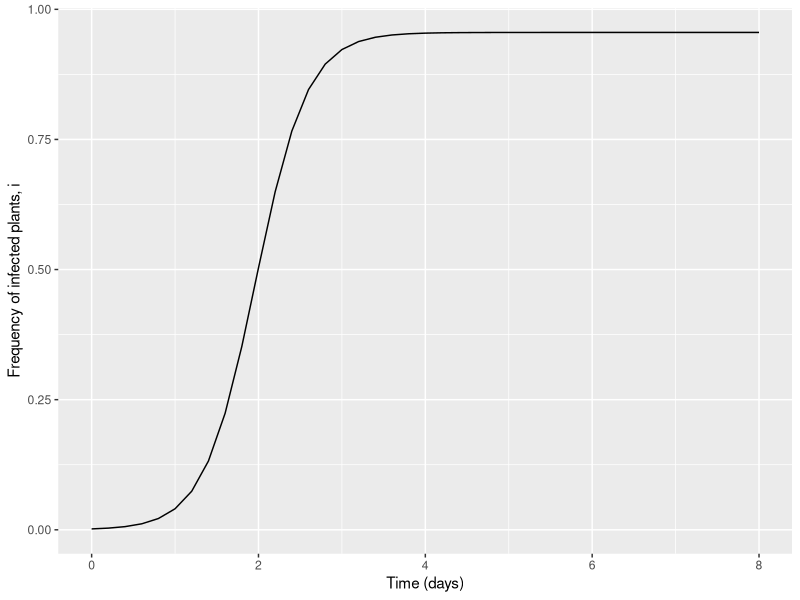
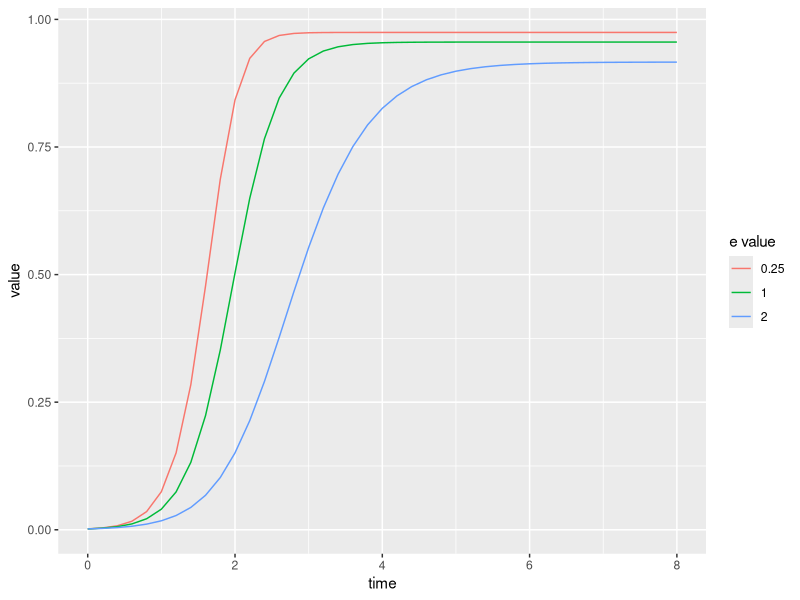
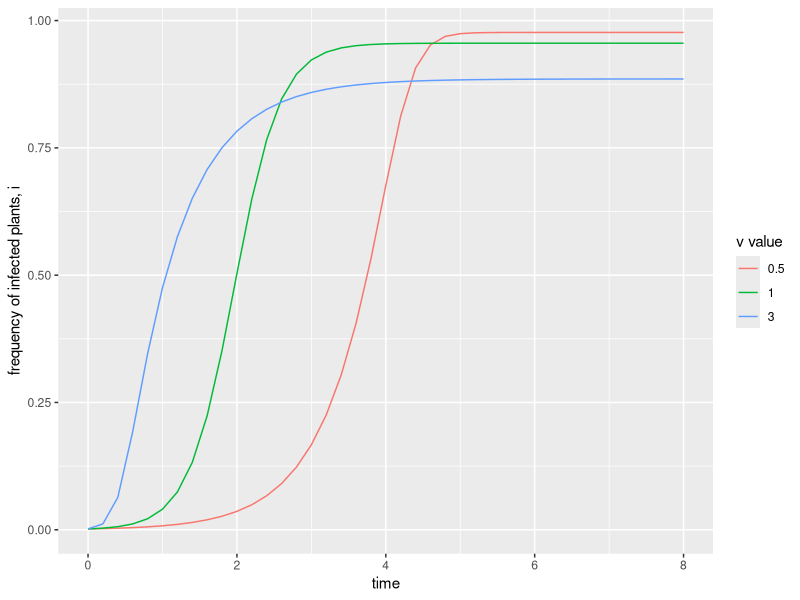

The R script that drew these images, in order:

#######################################################################
###### RECREATION OF DETERMINISTIC MODEL BY DONNELLY ET AL. 2019 ######
#######################################################################

### This version (v2) works out the equilibrium values of As and Ai to feed into
### the equation for di/dt, removing the need for As/dt and Ai/dt equations.

rm(list=ls())

# packages
library(deSolve)
library(ggplot2)
library(reshape2)
library(dplyr)

### FUNCTIONS ###

As_Ai_to_optimise <- function(aphid_pop_density, parms) {
  
  ### Function that contains the equations for As and Ai to be optimised. Will be passed to calc_A_equilibrium() 
  ### to find the equilibrium As and Ai values
  
  As <- aphid_pop_density[1]
  Ai <- aphid_pop_density[2]
  
  # define necessary parameters
  i <- parms[["i"]]
  v <- parms[["v"]]
  e <- parms[["e"]]
  a <- parms[["a"]]
  b <- parms[["b"]]
  K <- parms[["K"]]
  theta <- parms[["theta"]]
  
  # equations
  i_hat <- v*i / ((1-i) + v*i) 
  
  Fs <- (1 - i_hat) / (1 - i_hat*(1 - e)) 
  Fi <- e*i_hat / (1 - i_hat*(1 - e))
  
  # equations to be minimised
  dAs <- a*As*(1 - As/K) - b*As - theta*As*(1 - Fs) + theta*Ai*Fs*i/(1 - i)
  dAi <- a*Ai*(1 - Ai/K) - b*Ai - theta*Ai*(1 - Fi) + theta*As*Fi*(1 - i)/i
  
  return(dAs^2 + dAi^2) # return sum of squares. this way the minimum value is 0 which indicates a root (equilibrium)
}

calc_A_equilibrium_optim <- function(parms, i, n_tests) {
  
  ### Function to calculate As and Ai equilibrium by optimising As_Ai_to_optimise(). Returns vector of As
  ### then Ai value
  
  # add current value of i as a parameter
  parms["i"] <- i
  
  # run optim() many times from different starting values to find all possible equilibriums
  optim_equilibrium <- lapply(1:n_tests, function(x) round(optim(par = runif(2, min=0, max=100), 
                                                                 fn = As_Ai_to_optimise, 
                                                                 parms = parms,
                                                                 method = "L-BFGS-B")$par, 3))
  
  # filter down to unique equilibriums
  unique_equilibrium <- optim_equilibrium[!duplicated(optim_equilibrium)]
  unique_equilibrium # only equilibrium where both numbers (As and Ai) are positive = 9.5, 9.5
  
  # filter down to the positive (i.e. biologically possible) solution(s)
  find_positive_solution <- function(equil) {
    if (equil[1] > 0 && equil[2] > 0) {
      return (T)
    }
    else {
      return(F)
    }
  }
  
  positive_equilibrium <- unlist(unique_equilibrium[sapply(unique_equilibrium, find_positive_solution)==T])
  
  # check if multiple positive solutions
  if (length(positive_equilibrium) > 2) {
    # if the sum of the difference between equilibriums for As and Ai are more than 0.1 (i.e. not just a rounding)
    # issue, stop with an error
    if(sum(abs(diff(positive_equilibrium, lag = 2))) > 0.1) { 
      stop("More than 1 positive solution for As and Ai values")
    }
  }
  
  return(positive_equilibrium) # return equilibrium As and Ai values
}

calc_A_equilibrium <- function(coeff_1, coeff_2, coeff_3, coeff_4, parms, states, i_hat) {
  
  # define states
  i <- states[["i"]]
  
  # define parameters
  e <- parms[["e"]]
  a <- parms[["a"]]
  b <- parms[["b"]]
  K <- parms[["K"]]
  theta <- parms[["theta"]]
  
  # probability of settling on susceptible (Fs) and infected (Fi) plants,
  # derived from analysis of Markov chain, see Donnelly et al. 2019, Appendix S4
  Fs <- (1 - i_hat) / (1 - i_hat*(1 - e)) 
  Fi <- e*i_hat / (1 - i_hat*(1 - e))
  
  ## define coefficients 
  # (worked out by hand from dAs and dAi equations- see lab book). will give roots of Ai
  coeff_1 <- i*(a - b - theta*(1 - Fs))*(b + theta*(1 - Fi) - a)/(theta*Fi*(1 - i)) + theta*Fs*i/(1 - i)
  
  coeff_2 <- (a/K)*i*(a - b - theta*(1 - Fs))/(theta*Fi*(1 - i)) - 
    a*i^2*(b^2 + 2*b*theta*(1 - Fi) - 2*b*a + theta^2*(1 - Fi)^2 - 2*a*theta*(1 - Fi) + a^2)/(K*theta^2*(1 - i)^2*Fi^2)
  
  coeff_3 <- -(a*i^2/K)*(2*b*a + 2*a*theta*(1 - Fi) - 2*a^2)/(K*theta^2*(1 - i)^2*Fi^2)
  
  coeff_4 <- -a^3*i^2/(K^3*theta^2*(1 - i)^2*Fi^2)
  
  
  # get Ai equilibrium values
  Ai_equilibriums <- polyroot(c(0, coeff_1, coeff_2, coeff_3, coeff_4))
  
  # subset to those that have no imaginary part, then remove imaginary part (as it is 0)
  Ai_equilibriums <- Ai_equilibriums[Im(zapsmall(Ai_equilibriums)) == 0]
  Ai_equilibriums <- Re(Ai_equilibriums)
  
  # for each Ai equilibrium, calculate value of As (equation calculated manually - see lab book)
  As_equilibriums <- i*(b*Ai_equilibriums + theta*Ai_equilibriums*(1 - Fi) - a*Ai_equilibriums*(1-Ai_equilibriums/K)) / 
    (theta*Fi*(1-i))
  
  # find equilibrium where both As and Ai are positive i.e. biologically possible equilibrium
  Ai <- Ai_equilibriums[which(Ai_equilibriums > 0 & As_equilibriums > 0)]
  As <- As_equilibriums[which(Ai_equilibriums > 0 & As_equilibriums > 0)]
  
  # if multiple positive equilibriums, stop with error
  if (length(Ai) > 1 | length(As) > 1) {
    stop("multiple positive As, Ai equilibriums")
  }
  return(c(As, Ai))
}

donnelly_ode_func <- function(times, states, parms) {
  
  ### ODE function for deterministic Donnelly model, with As and Ai (aphids per healthy and infected plants 
  ### respectively) assumed to be always at equilibrium. Therefore calculates equilibrium As and Ai values 
  ### for each value of i (proportion infected plants).
  
  # STATES
  i <- states[["i"]]
  
  # PARAMETERS
  gamma <- parms[["gamma"]]
  b <- parms[["b"]]
  theta <- parms[["theta"]]
  a <- parms[["a"]]
  K <- parms[["K"]]
  H <- parms[["H"]]
  p <- parms[["p"]]
  v <- parms[["v"]]
  e <- parms[["e"]]
  w <- parms[["w"]]
  Pacq <- parms[["Pacq"]]
  Pinoc <- parms[["Pinoc"]]
  
  # DEFINE PARAMETERS NEEDED FOR STATE EQUATIONS
  
  # q = prob of surviving flight between plants (i.e. doesn't emigrate/die)
  q <- 1 - p  
  
  # i_hat = weighted frequency of infected plants, accounting for attraction towards infected plants
  # i.e. adapted version of i / (1 - i + i) = i / 1, to include v
  i_hat <- v*i / ((1-i) + v*i) 
  
  # expected number of transmissions per dispersal, 
  # derived from analysis of markov chain (see Donnelly 2019, Appendix S1)
  xi <- (q^2*Pacq*Pinoc*i_hat*(1 - e*w)*(1 - i_hat))/(p + q*w*(1 - i_hat*(1 - e)))
  

  
  # calculate equilibrium level of As and Ai for current value of i
  # = per plant aphid density on susceptible (As)  and infected (Ai) plants
  

  # 2. plug into calc_A_equilibrium function
  As_Ai <- calc_A_equilibrium(coeff_1, coeff_2, coeff_3, coeff_4, parms, states, i_hat)
  As <- As_Ai[1]
  Ai <- As_Ai[2]
  
  ### OLD WAY USING OPTIM
  # As_Ai <- calc_A_equilibrium_optim(parms, i, n_tests = 150)
  # As <- As_Ai[1] 
  # Ai <- As_Ai[2]
  
  # A = total number of aphids i.e. aphids per plant type * number of that plant type
  # i.e. S*As + I*Ai where S is number of susceptible plants and I is number of infected plants
  A <- As*(H - i*H) + Ai*(i*H)  
  
  # STATE EQUATION
  # infected plants - change in incidence of infected plants
  # = rate of aphid dispersal * mean number of transmissions - plant death
  di <- (theta*A/H)*xi - gamma*i
  
  return(list(c(di)))
}


vary_param_trajec <- function(init_states, times, parms, varied_parm_name, varied_parm_vals) {
  
  # function to run the ODE multiple times with one parameter varying, as specified by user.
  # returns data frame of all runs
  
  # initialise output data frame
  all_trajects <- data.frame(time = numeric(),
                             compartment = character(),
                             value = numeric(),
                             param_val = numeric())
  
  for (run in 1:length(varied_parm_vals)) {
    
    parms[[varied_parm_name]] <- varied_parm_vals[run]
    
    trajectory <- data.frame(ode(y = init_states, 
                                 times = times, 
                                 parms = parms, 
                                 func = donnelly_ode_func))
    
    trajectory_long <- reshape2::melt(trajectory, id.vars="time")
    
    # add the value of the varying parameter as an extra column
    trajectory_long$param_val <- rep(varied_parm_vals[run], times=nrow(trajectory_long))
    
    # add to dataframe of all trajectories
    all_trajects <- rbind(all_trajects, trajectory_long)
  }
  
  return(all_trajects)
}

#### DEFINE ALL PARAMETERS AND INITIAL STATES

## donnelly param vals:
# gamma = 20/3, # rate of recovery/death of I plants
# b = , # aphid mortality rate per day
# theta = 1, # aphid dispersal rate per day
# a = , # reproduction rate per aphid per day
# K = , # aphid reproduction limit - maximum aphids per plant (diff to donnelly_stoch_sim.R)
# H = 400, # number host plants
# p = , # aphid emigration/death rate per journey between plants
# v = 1, # infected plant attractiveness
# e = 1, # infected plant acceptability 
# w = 0.2, # feeding rate on healthy plant
# Pacq = 0.5, # chance of virus acquisition from infected plant
# Pinoc = 0.5 # chance of inoculating healthy plant
# A = 1200 ????

# parameters
parms <- c(
  gamma = 3/20, # rate of recovery/death of I plants
  b = 0.1, # aphid mortality rate per day
  theta = 1, # aphid dispersal rate per day
  a = 2, # reproduction rate per aphid per day
  K = 10, # aphid reproduction limit - maximum aphids per plant (diff to donnelly_stoch_sim.R)
  H = 600, # number host plants
  p = 0.2, # aphid emigration/death rate per journey between plants
  v = 1, # infected plant attractiveness
  e = 1, # infected plant acceptability 
  w = 0.2, # feeding rate on healthy plant
  Pacq = 0.5, # chance of virus acquisition from infected plant
  Pinoc = 0.5 # chance of inoculating healthy plant
)

#states
init_states <- c(
  i = 1/parms[["H"]] # frequency of infected plants
)

# timeframe
times <- seq(0, 8, by = 0.2)

########
# run epidemic with default parameters (as donnelly et al. 2019)
########
trajectory <- data.frame(ode(y = init_states, 
                             times = times, 
                             parms = parms, 
                             func = donnelly_ode_func))

trajectory_long <- reshape2::melt(trajectory, id.vars="time")
names(trajectory_long) <- c("time", "compartment", "number")

# plot trajectory of infected plants
plant_trajec <- ggplot(data=trajectory_long %>% filter(compartment == "i"), 
                       aes(x = time, y = number)) +
  geom_line() +
  labs(x = "Time (days)", y = "Frequency of infected plants, i")
plant_trajec

##########
# run epidemic with varying values of e and v
##########

#VARY E (plant acceptability)
e_vals <- c(0.25, 1, 2)

e_trajecs <- vary_param_trajec(init_states, times, parms, "e", e_vals)

# plot output
e_vals_plot <- ggplot(data=e_trajecs %>% filter(variable == "i"), aes(x = time, y = value, col = as.factor(param_val))) +
  geom_line() +
  labs(col = "e value")
e_vals_plot

# VARY V (plant attractiveness)
v_vals <- c(1, 3, 0.5)

v_trajecs <- vary_param_trajec(init_states, times, parms, "v", v_vals)

# plot output
v_vals_plot <- ggplot(data=v_trajecs %>% filter(variable == "i"), aes(x = time, y = value, col = as.factor(param_val))) +
  geom_line() +
  labs(col = "v value", y = "frequency of infected plants, i")
v_vals_plot
